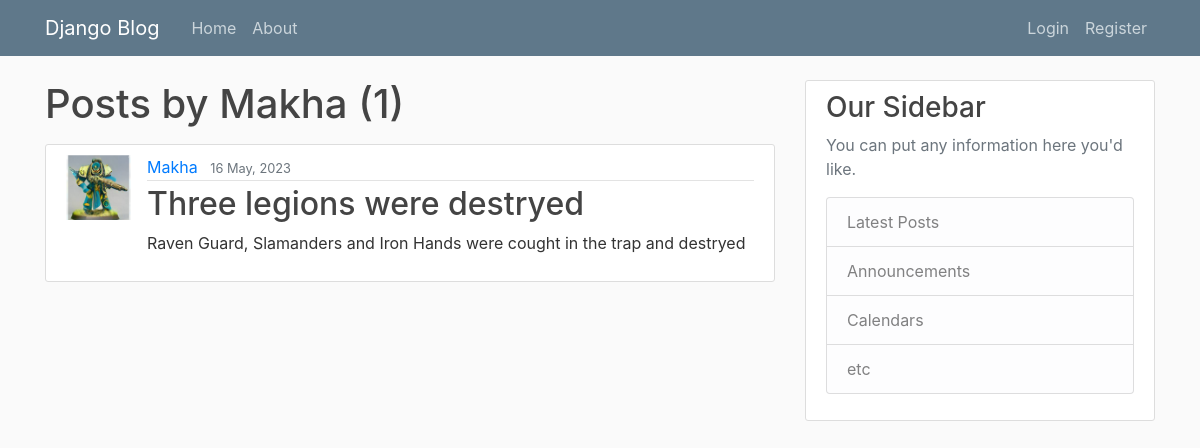
/user/Makha/, run on an earlier commit of the app's database.
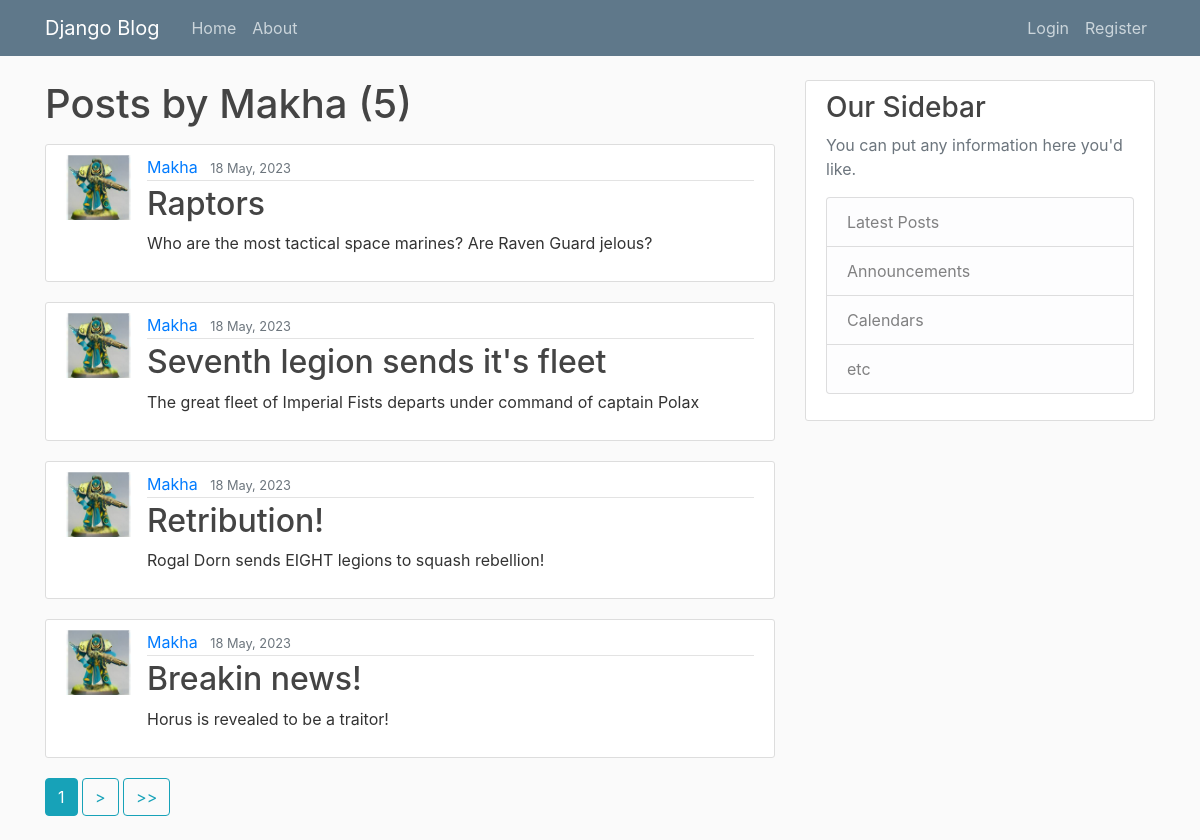
And on a later commit of the database.
### blog/models.py (models this page shows, shortened)
class Post(models.Model):
    title = models.CharField(max_length=100)
    content = models.TextField()
    date = models.DateTimeField(default=timezone.now)
    author = models.ForeignKey(User, on_delete=models.CASCADE)

### users/models.py (models this page shows, shortened)
class Profile(models.Model):
    user = models.OneToOneField(User, on_delete=models.CASCADE)
    image = models.ImageField(default='default.jpg', upload_to='profile_pics')

### blog/views.py (the view)
# urls.py: path('user/<str:username>/', UserPostListView.as_view(), name='user-posts'),
class UserPostListView(ListView):
    model = Post
    template_name = 'blog/user_posts.html' # default is app_name/Model_ViewType.html (for example blog/post_list.html)
    context_object_name = 'posts' #Becouse we already referenced variable named posts home.html template (default is object_list)
    paginate_by = 4
    def get_queryset(self):
        user = get_object_or_404(User, username=self.kwargs.get('username'))
        return Post.objects.filter(author=user).order_by('-date')  # Order by date DESC

### blog/templates/blog/user_posts.html (shortened to what this page needs)
{% extends "blog/base.html" %}
{% block content %}
    <h1 class="mb-3">Posts by {{ view.kwargs.username }} ({{ page_obj.paginator.count }})</h1>
    {% for post in posts %}
        <article class="media content-section">
          <img class="round-image article-img"  src="{{ post.author.profile.image.url }}">
          <div class="media-body">
            <div class="article-metadata">
              <a class="mr-2" href="{% url 'user-posts' post.author.username %}">{{ post.author }}</a>
              <small class="text-muted">{{ post.date|date:'d F, Y' }}</small>
            </div>
            <h2><a class="article-title" href="{% url 'post-detail' post.id %}">{{ post.title }}</a></h2>
            <p class="article-content">{{ post.content }}</p>
          </div>
        </article>
    {% endfor %}
    {% if is_paginated %}
        {% for num in page_obj.paginator.page_range %}
            {% if page_obj.number == num %}
                <a class="btn btn-info mb-4" href="?page=1"> {{ num }} </a>
            {% elif num > page_obj.number|add:'-3' and  num > page_obj.number|add:'3' %}
                <a class="btn btn-outline-info mb-4" href="?page=1"> {{ num } </a>
            {% endif %}
        {% endfor%}
        {% if page_obj.has_next %}
            <a class="btn btn-outline-info mb-4" href="?page={{ page_obj.next_page_number }}"> > </a>
            <a class="btn btn-outline-info mb-4" href="?page={{ page_obj.paginator.num_pages}}"> >> </a>
        {% endif %}
    {% endif %}
{% endblock content %}

### blog/templates/blog/base.html (shortened to what this page needs)
{% load static %}
<!DOCTYPE html>
<html>
<head>
    <link rel="stylesheet" href="https://maxcdn.bootstrapcdn.com/bootstrap/4.0.0/css/bootstrap.min.css">
    <link rel="stylesheet" type="text/css" href="{% static 'blog/main.css' %}">
</head>
<body>
    <header class="site-header">
      <nav class="navbar navbar-expand-md navbar-dark bg-steel fixed-top">
        <div class="container">
          <a class="navbar-brand mr-4" href="{% url 'blog-home' %}">Django Blog</a>
          <div class="collapse navbar-collapse" id="navbarToggle">
            <div class="navbar-nav mr-auto">
              <a class="nav-item nav-link" href="{% url 'blog-home' %}">Home</a>
              <a class="nav-item nav-link" href="{% url 'blog-about' %}">About</a>
            </div>
            <div class="navbar-nav">
                {% if user.is_authenticated%}
                <a class="nav-item nav-link" href="{% url 'post-create' %}">Create new post</a>
                <a class="nav-item nav-link" href="{% url 'profile' %}">Profile</a>
                <a class="nav-item nav-link" href="{% url 'logout' %}">Logout</a>
                {% else %}
                <a class="nav-item nav-link" href="{% url 'login' %}">Login</a>
                <a class="nav-item nav-link" href="{% url 'register' %}">Register</a>
                {% endif %}
            </div>
          </div>
        </div>
      </nav>
    </header>
    <main role="main" class="container">
      <div class="row">
        <div class="col-md-8">
          {% block content %}{% endblock %}
        </div>
        <div class="col-md-4">
          <div class="content-section">
            <h3>Our Sidebar</h3>
            <p class='text-muted'>You can put any information here you'd like.
              <ul class="list-group">
                <li class="list-group-item list-group-item-light">Latest Posts</li>
                <li class="list-group-item list-group-item-light">Announcements</li>
                <li class="list-group-item list-group-item-light">Calendars</li>
                <li class="list-group-item list-group-item-light">etc</li>
              </ul>
            </p>
          </div>
        </div>
      </div>
    </main>
</body>
</html>

### blog/static/blog/main.css (style rules this page uses)
body { background: #fafafa; color: #333333; margin-top: 5rem; }
h1, h2, h3, h4, h5, h6 { color: #444444; }
ul { margin: 0; }
.bg-steel { background-color: #5f788a; }
.site-header .navbar-nav .nav-link { color: #cbd5db; }
.content-section { background: #ffffff; padding: 10px 20px; border: 1px solid #dddddd; border-radius: 3px; margin-bottom: 20px; }
.article-title { color: #444444; }
.article-content { white-space: pre-line; }
.article-img { height: 65px; width: 65px; margin-right: 16px; }
.article-metadata { padding-bottom: 1px; margin-bottom: 4px; border-bottom: 1px solid #e3e3e3 }

What changed in the data, as far as the page shows it:
no longer on this page (row unchanged): Post: author.profile.image (picture), author "Makha", date "16 May, 2023", title "Three legions were destryed", content "Raven Guard, Slamanders and Iron Hands were cought in the trap and destryed"
added Post: author.profile.image (picture), author "Makha", date "18 May, 2023", title "Raptors", content "Who are the most tactical space marines? Are Raven Guard jelous?"
added Post: author.profile.image (picture), author "Makha", date "18 May, 2023", title "Seventh legion sends it's fleet", content "The great fleet of Imperial Fists departs under command of captain Polax"
added Post: author.profile.image (picture), author "Makha", date "18 May, 2023", title "Retribution!", content "Rogal Dorn sends EIGHT legions to squash rebellion!"
added Post: author.profile.image (picture), author "Makha", date "18 May, 2023", title "Breakin news!", content "Horus is revealed to be a traitor!"
Also different on the page:
{{ page_obj.paginator.count }}: "1" → "5"
new list line: "1"
